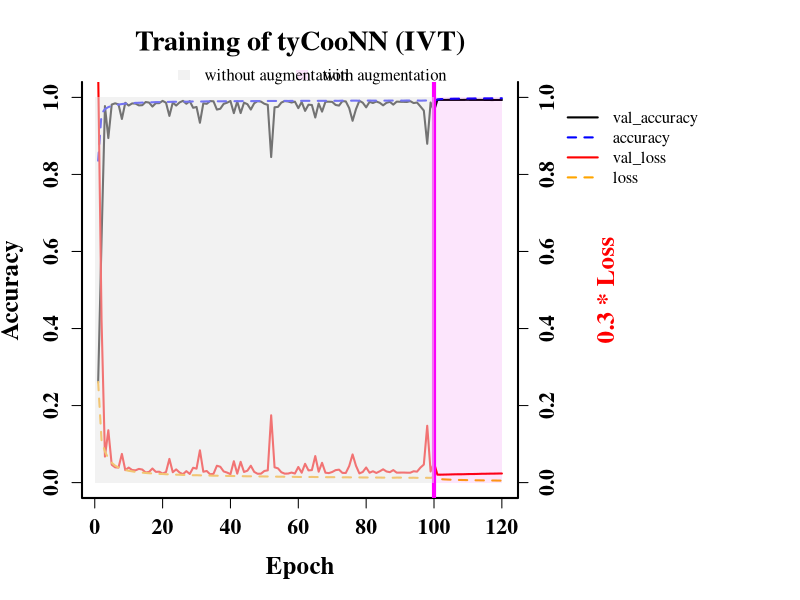

Generate this figure with R:

MAIN = "Training of tyCooNN (IVT)"

dat = read.table('history.csv',header=TRUE,sep=',')
dat_aug = read.table('history_arg.csv',header=TRUE,sep=',')
library(repr)

df = rbind(dat,dat_aug)
n = nrow(df)

png('training.png',width=10,height=7,unit='in',res=600)
par(mar=par()$mar + c(0,0,0,12),lwd=2,family='Times')
plot(df$val_accuracy,type='l',col='black',lwd=2,
     xlab='Epoch',ylab='Accuracy',ylim=c(0,1),
     bty='u',cex.lab=1.5,cex.axis=1.3,
     main=MAIN,
     cex.main=1.7,font.main=2,
     font.axis=2,font.lab=2)
lines(df$accuracy,col='blue',lty=2,lwd=2)
lines(0.3 * df$val_loss,type='l',col='red',lwd=2)
lines(0.3 * df$loss,col='orange',lty=2,lwd=2)
axis(side=4,font=2,cex.axis=1.3)
mtext(side=4,line=4,'0.3 * Loss',col='red',cex=1.5,font=2)
abline(v=100,col='magenta',lwd=4)
rect(0,0,100,1,col=rgb(230/256,230/256,230/256,alpha=0.5),border=NA)
rect(100,0,n,1,col=rgb(230/256,0,230/256,alpha=0.1),border=NA)
par(xpd=TRUE)
legend(x=c(20,90),y=c(1.11,1.11),
       legend=c('without augmentation','with augmentation'),horiz=TRUE,bty='n',
       fill=c(rgb(230/256,230/256,230/256,alpha=0.5),rgb(230/256,0,230/256,alpha=0.1)),
       border=NA)
legend(135,1,legend=c('val_accuracy','accuracy','val_loss','loss'),bty='n',
      col=c('black','blue','red','orange'),lty=c(1,2,1,2))
o = dev.off()
